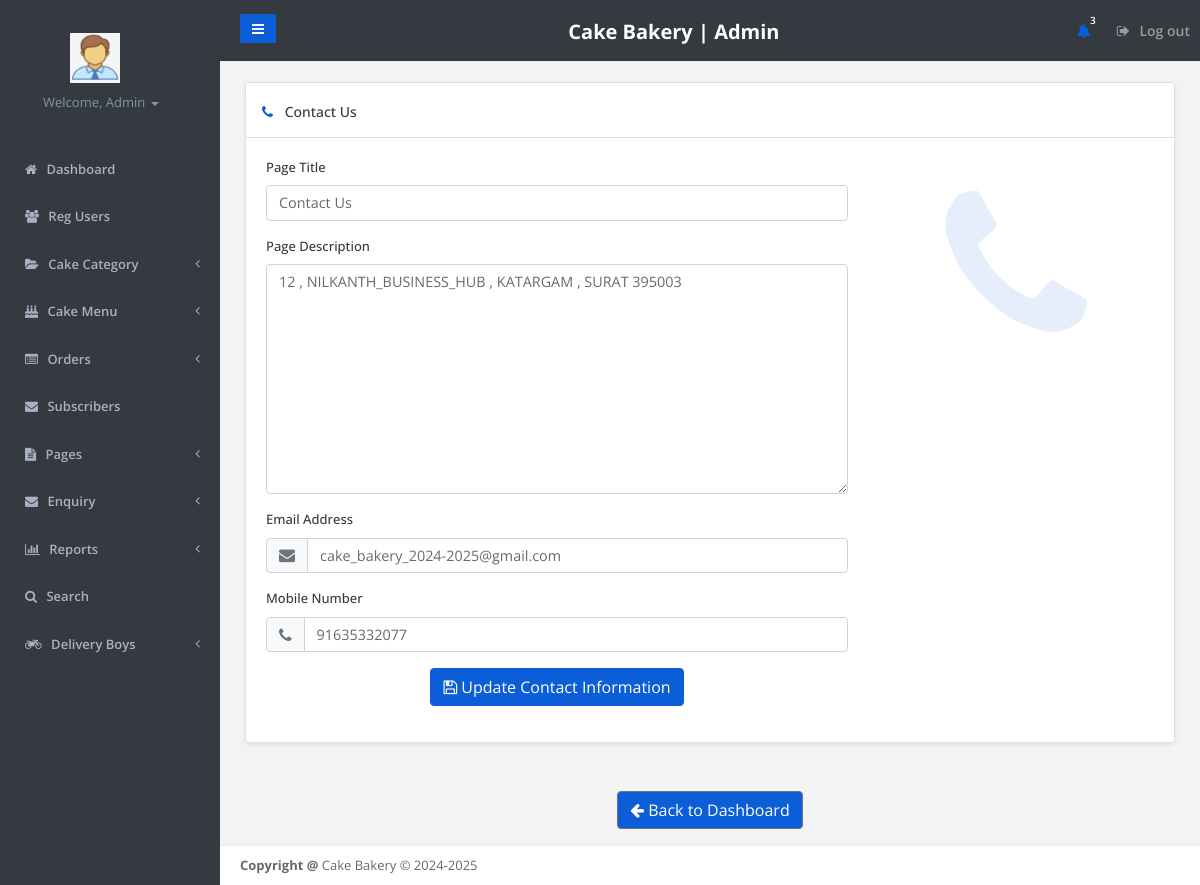
/admin/contactus.php (signed in), run on the app's committed database.
### tables this page shows
CREATE TABLE `tblpage` (
  `ID` int(10) NOT NULL,
  `PageType` varchar(200) DEFAULT NULL,
  `PageTitle` varchar(200) DEFAULT NULL,
  `PageDescription` mediumtext DEFAULT NULL,
  `Email` varchar(200) DEFAULT NULL,
  `MobileNumber` bigint(10) DEFAULT NULL,
  `UpdationDate` timestamp NOT NULL DEFAULT current_timestamp() ON UPDATE current_timestamp()
);

### admin/contactus.php (the view, shortened to what this page needs)
<?php
include('includes/dbconnection.php');
?>
<!DOCTYPE html>
<html>
<head>
    <link href="css/bootstrap.min.css" rel="stylesheet">
    <link href="font-awesome/css/font-awesome.css" rel="stylesheet">
    <link href="css/animate.css" rel="stylesheet">
    <link href="css/style.css" rel="stylesheet">
</head>
<body>
    <div id="wrapper">
        <?php include_once('includes/leftbar.php');?>
        <div id="page-wrapper" class="gray-bg">
            <?php include_once('includes/header.php');?>
            <div class="wrapper wrapper-content animated fadeInRight">
                <div class="row">
                    <div class="col-lg-12">
                        <div class="card">
                            <div class="card-header">
                                <h4 class="card-title"><i class="fa fa-phone"></i> Contact Us</h4>
                            </div>
                            <div class="card-body">
                                <form method="post" action="">
                                    <?php
                                    $ret = mysqli_query($con, "SELECT * FROM tblpage WHERE PageType='contactus'");
                                    while ($row = mysqli_fetch_array($ret)) {
                                    ?>
                                    <div class="row">
                                        <div class="col-lg-8">
                                            <div class="form-group">
                                                <label for="pagetitle">Page Title</label>
                                                <input type="text" class="form-control" id="pagetitle" name="pagetitle"
                                                       value="<?php echo htmlspecialchars($row['PageTitle']); ?>" required>
                                            </div>
                                            <div class="form-group">
                                                <label for="pagedes">Page Description</label>
                                                <textarea class="form-control" id="pagedes" name="pagedes"
                                                          rows="10"><?php echo htmlspecialchars($row['PageDescription']); ?></textarea>
                                            </div>
                                            <div class="form-group">
                                                <label for="email">Email Address</label>
                                                <div class="input-group">
                                                    <div class="input-group-prepend">
                                                        <span class="input-group-text"><i class="fa fa-envelope"></i></span>
                                                    </div>
                                                    <input type="email" class="form-control" id="email" name="email"
                                                           value="<?php echo htmlspecialchars($row['Email']); ?>" required>
                                                </div>
                                            </div>
                                            <div class="form-group">
                                                <label for="mobnum">Mobile Number</label>
                                                <div class="input-group">
                                                    <div class="input-group-prepend">
                                                        <span class="input-group-text"><i class="fa fa-phone"></i></span>
                                                    </div>
                                                    <input type="text" class="form-control" id="mobnum" name="mobnum"
                                                           value="<?php echo htmlspecialchars($row['MobileNumber']); ?>"
                                                           required maxlength="10" pattern="[0-9]+">
                                                </div>
                                            </div>
                                            <div class="form-group text-center">
                                                <button type="submit" name="submit" class="btn btn-primary">
                                                    <i class="fa fa-save"></i> Update Contact Information
                                                </button>
                                            </div>
                                        </div>
                                        <div class="col-lg-4">
                                            <div class="text-center">
                                                <i class="fa fa-phone feature-icon"></i>
                                            </div>
                                        </div>
                                    </div>
                                    <?php } ?>
                                </form>
                            </div>
                        </div>
                    </div>
                </div>
                <div class="text-center mt-4 mb-3">
                <a  style="background-color: #0B5ED7; color:white;"  href="dashboard.php" class="btn btn-secondary">
                    <i class="fa fa-arrow-left"></i> Back to Dashboard
                </a>
            </div>
            </div>
            <?php include_once('includes/footer.php');?>
        </div>
    </div>
</body>
</html>

### admin/includes/leftbar.php (shortened to what this page needs)
<!DOCTYPE html>
<html lang="en">
<head>
</head>
<body>
</body>
</html>
<nav  class="navbar-default navbar-static-side" role="navigation">
    <div class="sidebar-collapse">
        <ul style="  background: #343A40 !important"; class="nav metismenu" id="side-menu">
            <li style="  background: #343A40 !important"; class="nav-header">
                <div class="dropdown profile-element">
                    <img alt="Admin Logo" class="img-fluid"
                        src="/new cake/cake/images.jpeg"
                        onerror="this.onerror=null; this.src='/new cake/cake/images.jpeg';"
                        style="width: 50px; height: 50px; margin-bottom: 10px;margin-left: 45px;" />
                    <a data-toggle="dropdown" class="dropdown-toggle" href="#">
                        <?php
                            $admid = $_SESSION['fosaid'];
                            $ret   = mysqli_query($con, "SELECT AdminName FROM tbladmin WHERE ID='$admid'");
                            $row   = mysqli_fetch_array($ret);
                            $name  = $row['AdminName'];
                        ?>
                        <span class="text-muted text-xs block"  style="margin-left: 18px;">
                            Welcome,                                                                                                                                                                                                                                                                                                                                                                                                                                                                                                                                                                                                                                                                                                                                                                                                                                                                                                                                                                                                                                                                                                                                                                                                                                                                                                                                                                                                                                                                                                                                     <?php echo htmlspecialchars($name); ?> <b class="caret"></b>
                        </span>
                    </a>
                </div>
            </li>
            <li>
                <a href="dashboard.php"><i class="fa fa-home"></i> <span class="nav-label">Dashboard</span></a>
            </li>
            <li>
                <a href="user-detail.php"><i class="fa fa-users"></i> <span class="nav-label">Reg Users</span></a>
            </li>
            <li style="  background: #343A40 !important";>
                <a href="#"><i class="fa fa-folder-open"></i> <span  class="nav-label">Cake Category</span><span class="fa arrow"></span></a>
            </li>
            <li>
                <a href="#"><i class="fa fa-birthday-cake"></i> <span class="nav-label">Cake Menu</span><span class="fa arrow"></span></a>
            </li>
            <li>
                <a href="#"><i class="fa fa-list-alt"></i> <span class="nav-label">Orders</span><span class="fa arrow"></span></a>
            </li>
            <li>
            <li><a href="subcriber.php"><i class="fa fa-envelope"></i> Subscribers</a></li>
            </li>
            <li>
                <a href="#"><i class="fa fa-file-text"></i> <span class="nav-label">Pages</span><span class="fa arrow"></span></a>
            </li>
            <li>
                <a href="#"><i class="fa fa-envelope"></i> <span class="nav-label">Enquiry</span><span class="fa arrow"></span></a>
            </li>
            <li>
                <a href="#"><i class="fa fa-bar-chart"></i> <span class="nav-label">Reports</span><span class="fa arrow"></span></a>
            </li>
            <li>
                <a href="search.php"><i class="fa fa-search"></i> <span class="nav-label">Search</span></a>
            </li>
            <li>
                <a href="#"><i class="fa fa-motorcycle"></i> <span class="nav-label">Delivery Boys</span><span class="fa arrow"></span></a>
            </li>
        </ul>
    </div>
</nav>

### admin/contactus.php (style rules this page uses)
:root { --primary-color: #0B5ED7; --secondary-color: #6c757d; --success-color: #28a745; --danger-color: #dc3545; --warning-color: #ffc107; --info-color: #17a2b8; --light-color: #f8f9fa; --dark-color: #343a40; --border-radius: 0.25rem; --box-shadow: 0 0.125rem 0.25rem rgba(0, 0, 0, 0.075); }
.card { border-radius: var(--border-radius); box-shadow: var(--box-shadow); margin-bottom: 1.5rem; }
.card-header { background-color: #fff; border-bottom: 1px solid rgba(0,0,0,.125); padding: 1rem; display: flex; justify-content: space-between; align-items: center; }
.card-title { margin-bottom: 0; color: var(--dark-color); font-weight: 500; }
.card-title i { margin-right: 0.5rem; color: var(--primary-color); }
.form-control { border-radius: var(--border-radius); border: 1px solid #ced4da; padding: 0.375rem 0.75rem; transition: border-color .15s ease-in-out,box-shadow .15s ease-in-out; }
.btn { display: inline-block; font-weight: 400; text-align: center; white-space: nowrap; vertical-align: middle; user-select: none; border: 1px solid transparent; padding: 0.375rem 0.75rem; font-size: 1rem; line-height: 1.5; border-radius: var(--border-radius); transition: color .15s ease-in-out,background-color .15s ease-in-out,border-color .15s ease-in-out,box-shadow .15s ease-in-out; }
.btn-primary { color: #fff; background-color: var(--primary-color); border-color: var(--primary-color); }
.btn-secondary { color: #fff; background-color: var(--secondary-color); border-color: var(--secondary-color); }
.feature-icon { font-size: 180px; color: var(--primary-color); opacity: 0.1; margin-top: 20px; }
.form-group label { margin-bottom: 0.5rem; color: var(--dark-color); font-weight: 500; }
.input-group-text { background-color: var(--light-color); border: 1px solid #ced4da; color: var(--secondary-color); }

### admin/includes/leftbar.php (style rules this page uses)
.nav { background: #343A40 !important; }
.navbar-static-side { background: #343A40 !important; }

### data on the page
tblpage: pagetitle "Contact Us", pagedes "12 , NILKANTH_BUSINESS_HUB , KATARGAM , SURAT 395003", email "cake_bakery_2024-2025@gmail.com", mobnum "91635332077"

### other printed values
$name "Admin"
$num "3"
